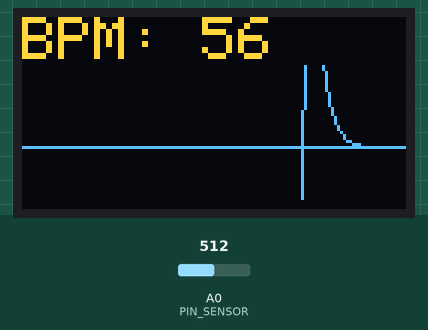
A sketch run on a simulated Arduino Uno, built with avr-gcc and run on an emulated ATmega328P. Shown: 128×64 one-colour display. Inputs (shaded band) come from the test bench; at power-on: A0 (PIN_SENSOR) = 512. The OLED is the two-colour kind (top 16 rows yellow); what the sketch prints to the serial monitor is not drawn.

Above: at 2.2 s.
2.3 s: A0 (PIN_SENSOR) set to 716
At 2.51 s:
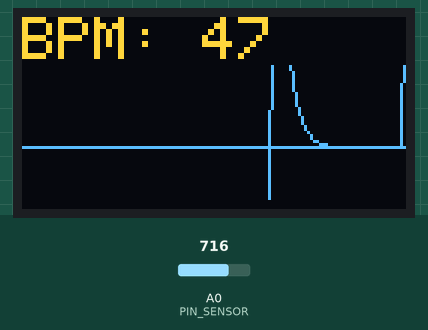
3.8 s: A0 (PIN_SENSOR) set to 726
At 4.09 s:
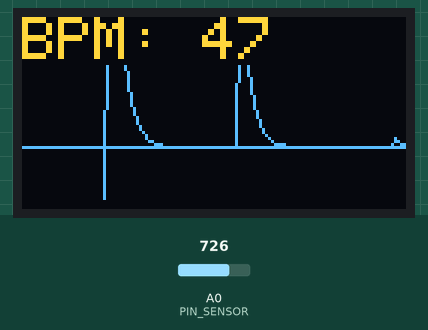
5.4 s: A0 (PIN_SENSOR) set to 900
At 5.67 s:
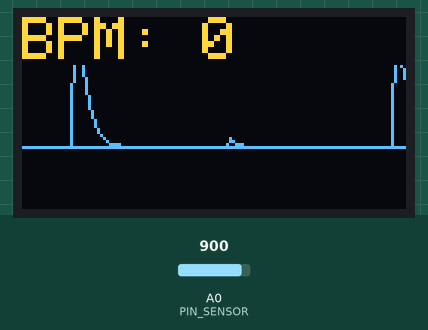
Timing chart, 0 to 8.4 s (numbered marks = the images above; inputs shaded):
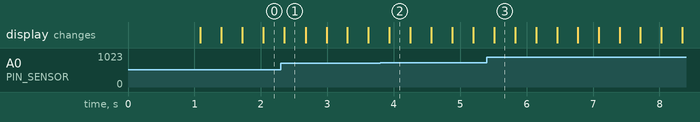

The sketch:

MonitorCardiaco.ino
```cpp
#include <Wire.h>
#include <Adafruit_GFX.h>
#include <Adafruit_SSD1306.h>

// Inclui os arquivos criados localmente na pasta do projeto
#include "HeartPulseAnalyzer.h"
#include "PulseDisplay.h"

#define PIN_SENSOR A0

// Inicialização global dos periféricos
Adafruit_SSD1306 oled(128, 64, &Wire);
PulseDisplay visualizer(oled);
HeartPulseAnalyzer pulse(PIN_SENSOR);

void setup() {
  Serial.begin(9600);
  visualizer.begin();
}

void loop() {
  // Atualiza os cálculos e filtros do sensor
  pulse.update();

  // Print de telemetria no Monitor Serial
  Serial.print(pulse.getFilteredValue());
  Serial.print(",");
  Serial.print(pulse.getMaxVal());
  Serial.print(",");
  Serial.println(pulse.getBPM());

  // Atualiza a interface gráfica com os novos dados processados
  visualizer.updateGraph(pulse.getFilteredValue(), pulse.getBPM());
}
```

HeartPulseAnalyzer.cpp
```cpp
#include "HeartPulseAnalyzer.h"

HeartPulseAnalyzer::HeartPulseAnalyzer(int pin, float alpha) {
    _pin = pin;
    _alpha = alpha;
    _prevFilt = 0;
    _prevRaw = 0;
    _filtValue = 0;
    _maxVal = 100;
    _bpm = 0;
    _pulse = false;
    _lastBeat = 0;
    _lastMaxTime = 0;
}

void HeartPulseAnalyzer::update() {
    int raw = analogRead(_pin);

    // Filtro passa-alta original
    float filt = _alpha * (_prevFilt + raw - _prevRaw);
    _prevFilt = filt;
    _prevRaw = raw;

    _filtValue = constrain((int)filt, -40, 100);

    computeBPM();
}

void HeartPulseAnalyzer::computeBPM() {
    int thresh = _maxVal - 10;
    unsigned long currTime = millis();

    // Detecção de pulso
    if (_filtValue > thresh && !_pulse) {
        _pulse = true;
        unsigned long interval = currTime - _lastBeat;

        if (interval > 300 && interval < 2000) {
            _bpm = 60000 / interval;
        }
        _lastBeat = currTime;
    }

    // Atualização dinâmica do valor máximo
    if (_filtValue > 30) {
        unsigned long interval = currTime - _lastMaxTime;
        if (interval > 300 && interval < 2000) {
            _maxVal = _filtValue;
        }
        _lastMaxTime = currTime;
    }

    // Reset do estado do pulso
    if (_filtValue < thresh - 10) {
        _pulse = false;
    }

    // Timeout (se passar de 3 segundos sem pulso, zera)
    if (millis() - _lastBeat > 3000) {
        _bpm = 0;
    }
}

int HeartPulseAnalyzer::getFilteredValue() const { return _filtValue; }
int HeartPulseAnalyzer::getBPM() const { return _bpm; }
int HeartPulseAnalyzer::getMaxVal() const { return _maxVal; }
```

HeartPulseAnalyzer.h
```cpp
#ifndef HEART_PULSE_ANALYZER_H
#define HEART_PULSE_ANALYZER_H

#include <Arduino.h>

class HeartPulseAnalyzer {
private:
    int _pin;
    float _alpha;
    float _prevFilt;
    float _prevRaw;
    int _filtValue;
    int _maxVal;
    int _bpm;
    bool _pulse;
    unsigned long _lastBeat;
    unsigned long _lastMaxTime;

    void computeBPM();

public:
    HeartPulseAnalyzer(int pin, float alpha = 0.75);
    void update();
    int getFilteredValue() const;
    int getBPM() const;
    int getMaxVal() const;
};

#endif
```

PulseDisplay.cpp
```cpp
#include "PulseDisplay.h"

PulseDisplay::PulseDisplay(Adafruit_SSD1306& oledInstance) : _oled(oledInstance), _prevY(60) {}

void PulseDisplay::begin() {
    _oled.begin(SSD1306_SWITCHCAPVCC, 0x3C);
    delay(1000);
    _oled.clearDisplay();
    _oled.display();
}

void PulseDisplay::scrollLeft() {
    uint8_t *buf = _oled.getBuffer();
    int widthBytes = 128;
    int pages = 8; // 64 pixels de altura / 8 bits por página

    for (int p = 0; p < pages; p++) {
        for (int c = 0; c < widthBytes - 1; c++) {
            buf[p * widthBytes + c] = buf[p * widthBytes + c + 1];
        }
        buf[p * widthBytes + (widthBytes - 1)] = 0;
    }
}

void PulseDisplay::updateGraph(int filtValue, int bpm) {
    int yPos = map(filtValue, -40, 100, 0, 60);
    int y = 60 - yPos;

    // Desloca o buffer da tela para a esquerda
    scrollLeft();

    // Desenha a linha de referência do eixo zero
    int zeroY = 60 - map(0, -40, 100, 0, 60);
    _oled.drawLine(0, zeroY, 127, zeroY, SSD1306_WHITE);

    // Desenha o novo segmento do sinal vindo da direita
    _oled.drawLine(126, _prevY, 127, y, SSD1306_WHITE);
    _prevY = y;

    // Limpa a área do texto (topo da tela) para não sobrepor o gráfico antigo
    _oled.fillRect(0, 0, 128, 16, SSD1306_BLACK);

    // Renderiza o BPM
    _oled.setCursor(0, 0);
    _oled.setTextSize(2);
    _oled.setTextColor(SSD1306_WHITE);
    _oled.print("BPM:");
    _oled.setCursor(60, 0);
    _oled.print(bpm);

    _oled.display();
}
```

PulseDisplay.h
```cpp
#ifndef PULSE_DISPLAY_H
#define PULSE_DISPLAY_H

#include <Arduino.h>
#include <Adafruit_GFX.h>
#include <Adafruit_SSD1306.h>

class PulseDisplay {
private:
    Adafruit_SSD1306& _oled;
    int _prevY;
    void scrollLeft();

public:
    PulseDisplay(Adafruit_SSD1306& oledInstance);
    void begin();
    void updateGraph(int filtValue, int bpm);
};

#endif
```
